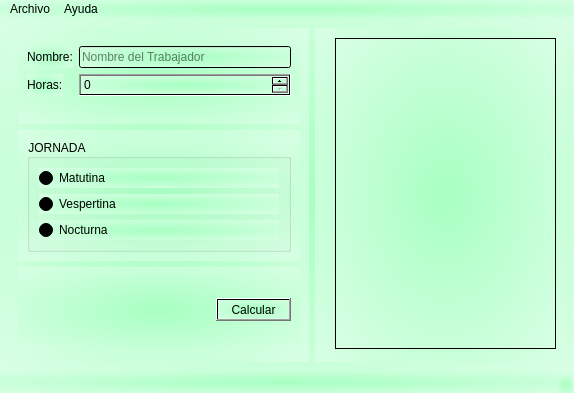
<?xml version="1.0" encoding="UTF-8"?>
<ui version="4.0">
 <class>Principal</class>
 <widget class="QMainWindow" name="Principal">
  <property name="geometry">
   <rect>
    <x>0</x>
    <y>0</y>
    <width>574</width>
    <height>393</height>
   </rect>
  </property>
  <property name="windowTitle">
   <string>Principal</string>
  </property>
  <property name="windowIcon">
   <iconset resource="Recursos.qrc">
    <normaloff>:/Recursos/Recursos/salario.png</normaloff>:/Recursos/Recursos/salario.png</iconset>
  </property>
  <property name="styleSheet">
   <string notr="true">background-color: qradialgradient(spread:pad, cx:0.5, cy:0.5, radius:1.271, fx:0.5, fy:0.5, stop:0 rgba(167, 255, 194, 255), stop:1 rgba(255, 255, 255, 255));</string>
  </property>
  <widget class="QWidget" name="centralwidget">
   <layout class="QHBoxLayout" name="horizontalLayout">
    <item>
     <widget class="QWidget" name="widget" native="true">
      <layout class="QVBoxLayout" name="verticalLayout">
       <item>
        <widget class="QWidget" name="widget_3" native="true">
         <layout class="QFormLayout" name="formLayout">
          <item row="0" column="0">
           <widget class="QLabel" name="label">
            <property name="text">
             <string>Nombre:</string>
            </property>
           </widget>
          </item>
          <item row="0" column="1">
           <widget class="QLineEdit" name="inNombre">
            <property name="placeholderText">
             <string>Nombre del Trabajador</string>
            </property>
           </widget>
          </item>
          <item row="1" column="0">
           <widget class="QLabel" name="label_2">
            <property name="text">
             <string>Horas:</string>
            </property>
           </widget>
          </item>
          <item row="1" column="1">
           <widget class="QSpinBox" name="inHoras"/>
          </item>
         </layout>
        </widget>
       </item>
       <item>
        <widget class="QWidget" name="widget_4" native="true">
         <layout class="QVBoxLayout" name="verticalLayout_3">
          <item>
           <widget class="QGroupBox" name="groupBox">
            <property name="title">
             <string>JORNADA</string>
            </property>
            <layout class="QVBoxLayout" name="verticalLayout_2">
             <item>
              <widget class="QRadioButton" name="inMatutina">
               <property name="text">
                <string>Matutina</string>
               </property>
              </widget>
             </item>
             <item>
              <widget class="QRadioButton" name="inVespertina">
               <property name="text">
                <string>Vespertina</string>
               </property>
              </widget>
             </item>
             <item>
              <widget class="QRadioButton" name="inNocturna">
               <property name="text">
                <string>Nocturna</string>
               </property>
              </widget>
             </item>
            </layout>
           </widget>
          </item>
         </layout>
        </widget>
       </item>
       <item>
        <widget class="QWidget" name="widget_5" native="true">
         <layout class="QHBoxLayout" name="horizontalLayout_2">
          <item>
           <spacer name="horizontalSpacer">
            <property name="orientation">
             <enum>Qt::Horizontal</enum>
            </property>
            <property name="sizeHint" stdset="0">
             <size>
              <width>40</width>
              <height>20</height>
             </size>
            </property>
           </spacer>
          </item>
          <item>
           <widget class="QPushButton" name="cmdCalc">
            <property name="text">
             <string>Calcular</string>
            </property>
           </widget>
          </item>
         </layout>
        </widget>
       </item>
      </layout>
     </widget>
    </item>
    <item>
     <widget class="QWidget" name="widget_2" native="true">
      <property name="minimumSize">
       <size>
        <width>250</width>
        <height>0</height>
       </size>
      </property>
      <widget class="QPlainTextEdit" name="outResultado">
       <property name="geometry">
        <rect>
         <x>20</x>
         <y>10</y>
         <width>221</width>
         <height>311</height>
        </rect>
       </property>
      </widget>
     </widget>
    </item>
   </layout>
  </widget>
  <widget class="QMenuBar" name="menubar">
   <property name="geometry">
    <rect>
     <x>0</x>
     <y>0</y>
     <width>574</width>
     <height>22</height>
    </rect>
   </property>
   <widget class="QMenu" name="menuArchivo">
    <property name="title">
     <string>Archivo</string>
    </property>
    <addaction name="actionNuevo"/>
    <addaction name="actionAbrir"/>
    <addaction name="actionGuardar"/>
    <addaction name="actionCalcular"/>
    <addaction name="actionSalir"/>
   </widget>
   <widget class="QMenu" name="menuAyuda">
    <property name="title">
     <string>Ayuda</string>
    </property>
    <addaction name="actionAcerca_de"/>
   </widget>
   <addaction name="menuArchivo"/>
   <addaction name="menuAyuda"/>
  </widget>
  <widget class="QStatusBar" name="statusbar"/>
  <action name="actionNuevo">
   <property name="icon">
    <iconset resource="Recursos.qrc">
     <normaloff>:/Recursos/Recursos/documentos-oficiales.png</normaloff>:/Recursos/Recursos/documentos-oficiales.png</iconset>
   </property>
   <property name="text">
    <string>&amp;Nuevo</string>
   </property>
  </action>
  <action name="actionAbrir">
   <property name="icon">
    <iconset resource="Recursos.qrc">
     <normaloff>:/Recursos/Recursos/abrir-correo-electronico.png</normaloff>:/Recursos/Recursos/abrir-correo-electronico.png</iconset>
   </property>
   <property name="text">
    <string>&amp;Abrir</string>
   </property>
  </action>
  <action name="actionGuardar">
   <property name="icon">
    <iconset resource="Recursos.qrc">
     <normaloff>:/Recursos/Recursos/disco-flexible.png</normaloff>:/Recursos/Recursos/disco-flexible.png</iconset>
   </property>
   <property name="text">
    <string>&amp;Guardar</string>
   </property>
  </action>
  <action name="actionCalcular">
   <property name="icon">
    <iconset resource="Recursos.qrc">
     <normaloff>:/Recursos/Recursos/calculadora.png</normaloff>:/Recursos/Recursos/calculadora.png</iconset>
   </property>
   <property name="text">
    <string>&amp;Calcular</string>
   </property>
  </action>
  <action name="actionAcerca_de">
   <property name="icon">
    <iconset resource="Recursos.qrc">
     <normaloff>:/Recursos/Recursos/informacion.png</normaloff>:/Recursos/Recursos/informacion.png</iconset>
   </property>
   <property name="text">
    <string>A&amp;cerca de</string>
   </property>
  </action>
  <action name="actionSalir">
   <property name="icon">
    <iconset resource="Recursos.qrc">
     <normaloff>:/Recursos/Recursos/carpeta.png</normaloff>:/Recursos/Recursos/carpeta.png</iconset>
   </property>
   <property name="text">
    <string>&amp;Salir</string>
   </property>
  </action>
 </widget>
 <resources>
  <include location="Recursos.qrc"/>
 </resources>
 <connections/>
</ui>
